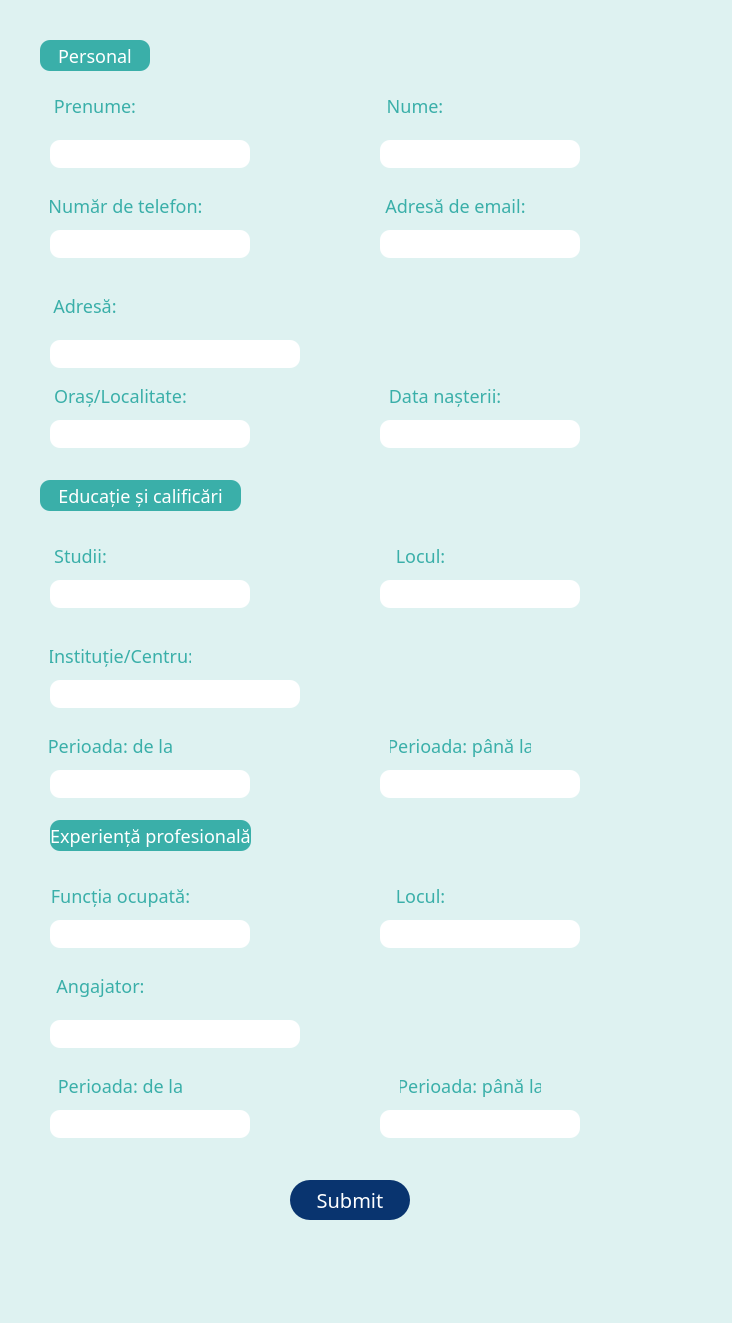
<?xml version="1.0" encoding="UTF-8"?>
<ui version="4.0">
 <class>CV</class>
 <widget class="QDialog" name="CV">
  <property name="geometry">
   <rect>
    <x>0</x>
    <y>0</y>
    <width>732</width>
    <height>1323</height>
   </rect>
  </property>
  <property name="windowTitle">
   <string>Dialog</string>
  </property>
  <property name="styleSheet">
   <string notr="true">background-color: rgb(222, 242, 241);</string>
  </property>
  <widget class="QLabel" name="label_email">
   <property name="geometry">
    <rect>
     <x>40</x>
     <y>40</y>
     <width>110</width>
     <height>31</height>
    </rect>
   </property>
   <property name="font">
    <font>
     <pointsize>-1</pointsize>
     <italic>false</italic>
     <bold>false</bold>
     <underline>false</underline>
     <strikeout>false</strikeout>
     <kerning>true</kerning>
    </font>
   </property>
   <property name="styleSheet">
    <string notr="true">background-color: rgb(58, 175, 169);
color: white;
border-radius: 10px;
font: Times New Roman;
font-size: 18px;</string>
   </property>
   <property name="text">
    <string>Personal</string>
   </property>
   <property name="alignment">
    <set>Qt::AlignCenter</set>
   </property>
  </widget>
  <widget class="QLabel" name="label_email_2">
   <property name="geometry">
    <rect>
     <x>40</x>
     <y>90</y>
     <width>110</width>
     <height>31</height>
    </rect>
   </property>
   <property name="font">
    <font>
     <pointsize>-1</pointsize>
     <italic>false</italic>
     <bold>false</bold>
     <underline>false</underline>
     <strikeout>false</strikeout>
     <kerning>true</kerning>
    </font>
   </property>
   <property name="styleSheet">
    <string notr="true">color: rgb(58, 175, 169);
border-radius: 10px;
font: Times New Roman;
font-size: 18px;</string>
   </property>
   <property name="text">
    <string>Prenume:</string>
   </property>
   <property name="alignment">
    <set>Qt::AlignCenter</set>
   </property>
  </widget>
  <widget class="QLabel" name="label_email_3">
   <property name="geometry">
    <rect>
     <x>360</x>
     <y>90</y>
     <width>110</width>
     <height>31</height>
    </rect>
   </property>
   <property name="font">
    <font>
     <pointsize>-1</pointsize>
     <italic>false</italic>
     <bold>false</bold>
     <underline>false</underline>
     <strikeout>false</strikeout>
     <kerning>true</kerning>
    </font>
   </property>
   <property name="styleSheet">
    <string notr="true">color: rgb(58, 175, 169);
border-radius: 10px;
font: Times New Roman;
font-size: 18px;</string>
   </property>
   <property name="text">
    <string>Nume:</string>
   </property>
   <property name="alignment">
    <set>Qt::AlignCenter</set>
   </property>
  </widget>
  <widget class="QLabel" name="label_email_4">
   <property name="geometry">
    <rect>
     <x>40</x>
     <y>190</y>
     <width>171</width>
     <height>31</height>
    </rect>
   </property>
   <property name="font">
    <font>
     <pointsize>-1</pointsize>
     <italic>false</italic>
     <bold>false</bold>
     <underline>false</underline>
     <strikeout>false</strikeout>
     <kerning>true</kerning>
    </font>
   </property>
   <property name="styleSheet">
    <string notr="true">color: rgb(58, 175, 169);
border-radius: 10px;
font: Times New Roman;
font-size: 18px;</string>
   </property>
   <property name="text">
    <string>Număr de telefon:</string>
   </property>
   <property name="alignment">
    <set>Qt::AlignCenter</set>
   </property>
  </widget>
  <widget class="QLabel" name="label_email_5">
   <property name="geometry">
    <rect>
     <x>380</x>
     <y>190</y>
     <width>151</width>
     <height>31</height>
    </rect>
   </property>
   <property name="font">
    <font>
     <pointsize>-1</pointsize>
     <italic>false</italic>
     <bold>false</bold>
     <underline>false</underline>
     <strikeout>false</strikeout>
     <kerning>true</kerning>
    </font>
   </property>
   <property name="styleSheet">
    <string notr="true">color: rgb(58, 175, 169);
border-radius: 10px;
font: Times New Roman;
font-size: 18px;</string>
   </property>
   <property name="text">
    <string>Adresă de email:</string>
   </property>
   <property name="alignment">
    <set>Qt::AlignCenter</set>
   </property>
  </widget>
  <widget class="QLabel" name="label_email_6">
   <property name="geometry">
    <rect>
     <x>30</x>
     <y>290</y>
     <width>110</width>
     <height>31</height>
    </rect>
   </property>
   <property name="font">
    <font>
     <pointsize>-1</pointsize>
     <italic>false</italic>
     <bold>false</bold>
     <underline>false</underline>
     <strikeout>false</strikeout>
     <kerning>true</kerning>
    </font>
   </property>
   <property name="styleSheet">
    <string notr="true">color: rgb(58, 175, 169);
border-radius: 10px;
font: Times New Roman;
font-size: 18px;</string>
   </property>
   <property name="text">
    <string>Adresă:</string>
   </property>
   <property name="alignment">
    <set>Qt::AlignCenter</set>
   </property>
  </widget>
  <widget class="QLabel" name="label_email_7">
   <property name="geometry">
    <rect>
     <x>50</x>
     <y>380</y>
     <width>141</width>
     <height>31</height>
    </rect>
   </property>
   <property name="font">
    <font>
     <pointsize>-1</pointsize>
     <italic>false</italic>
     <bold>false</bold>
     <underline>false</underline>
     <strikeout>false</strikeout>
     <kerning>true</kerning>
    </font>
   </property>
   <property name="styleSheet">
    <string notr="true">color: rgb(58, 175, 169);
border-radius: 10px;
font: Times New Roman;
font-size: 18px;</string>
   </property>
   <property name="text">
    <string>Oraș/Localitate:</string>
   </property>
   <property name="alignment">
    <set>Qt::AlignCenter</set>
   </property>
  </widget>
  <widget class="QLabel" name="label_email_8">
   <property name="geometry">
    <rect>
     <x>390</x>
     <y>380</y>
     <width>110</width>
     <height>31</height>
    </rect>
   </property>
   <property name="font">
    <font>
     <pointsize>-1</pointsize>
     <italic>false</italic>
     <bold>false</bold>
     <underline>false</underline>
     <strikeout>false</strikeout>
     <kerning>true</kerning>
    </font>
   </property>
   <property name="styleSheet">
    <string notr="true">color: rgb(58, 175, 169);
border-radius: 10px;
font: Times New Roman;
font-size: 18px;</string>
   </property>
   <property name="text">
    <string>Data nașterii:</string>
   </property>
   <property name="alignment">
    <set>Qt::AlignCenter</set>
   </property>
  </widget>
  <widget class="QLabel" name="label_email_9">
   <property name="geometry">
    <rect>
     <x>40</x>
     <y>480</y>
     <width>201</width>
     <height>31</height>
    </rect>
   </property>
   <property name="font">
    <font>
     <pointsize>-1</pointsize>
     <italic>false</italic>
     <bold>false</bold>
     <underline>false</underline>
     <strikeout>false</strikeout>
     <kerning>true</kerning>
    </font>
   </property>
   <property name="styleSheet">
    <string notr="true">background-color: rgb(58, 175, 169);
color: white;
border-radius: 10px;
font: Times New Roman;
font-size: 18px;</string>
   </property>
   <property name="text">
    <string>Educație și calificări</string>
   </property>
   <property name="alignment">
    <set>Qt::AlignCenter</set>
   </property>
  </widget>
  <widget class="QLabel" name="label_email_10">
   <property name="geometry">
    <rect>
     <x>10</x>
     <y>540</y>
     <width>141</width>
     <height>31</height>
    </rect>
   </property>
   <property name="font">
    <font>
     <pointsize>-1</pointsize>
     <italic>false</italic>
     <bold>false</bold>
     <underline>false</underline>
     <strikeout>false</strikeout>
     <kerning>true</kerning>
    </font>
   </property>
   <property name="styleSheet">
    <string notr="true">color: rgb(58, 175, 169);
border-radius: 10px;
font: Times New Roman;
font-size: 18px;</string>
   </property>
   <property name="text">
    <string>Studii:</string>
   </property>
   <property name="alignment">
    <set>Qt::AlignCenter</set>
   </property>
  </widget>
  <widget class="QLabel" name="label_email_11">
   <property name="geometry">
    <rect>
     <x>350</x>
     <y>540</y>
     <width>141</width>
     <height>31</height>
    </rect>
   </property>
   <property name="font">
    <font>
     <pointsize>-1</pointsize>
     <italic>false</italic>
     <bold>false</bold>
     <underline>false</underline>
     <strikeout>false</strikeout>
     <kerning>true</kerning>
    </font>
   </property>
   <property name="styleSheet">
    <string notr="true">color: rgb(58, 175, 169);
border-radius: 10px;
font: Times New Roman;
font-size: 18px;</string>
   </property>
   <property name="text">
    <string>Locul:</string>
   </property>
   <property name="alignment">
    <set>Qt::AlignCenter</set>
   </property>
  </widget>
  <widget class="QLabel" name="label_email_12">
   <property name="geometry">
    <rect>
     <x>50</x>
     <y>640</y>
     <width>141</width>
     <height>31</height>
    </rect>
   </property>
   <property name="font">
    <font>
     <pointsize>-1</pointsize>
     <italic>false</italic>
     <bold>false</bold>
     <underline>false</underline>
     <strikeout>false</strikeout>
     <kerning>true</kerning>
    </font>
   </property>
   <property name="styleSheet">
    <string notr="true">color: rgb(58, 175, 169);
border-radius: 10px;
font: Times New Roman;
font-size: 18px;</string>
   </property>
   <property name="text">
    <string>Instituție/Centru:</string>
   </property>
   <property name="alignment">
    <set>Qt::AlignCenter</set>
   </property>
  </widget>
  <widget class="QLabel" name="label_email_13">
   <property name="geometry">
    <rect>
     <x>40</x>
     <y>730</y>
     <width>141</width>
     <height>31</height>
    </rect>
   </property>
   <property name="font">
    <font>
     <pointsize>-1</pointsize>
     <italic>false</italic>
     <bold>false</bold>
     <underline>false</underline>
     <strikeout>false</strikeout>
     <kerning>true</kerning>
    </font>
   </property>
   <property name="styleSheet">
    <string notr="true">color: rgb(58, 175, 169);
border-radius: 10px;
font: Times New Roman;
font-size: 18px;</string>
   </property>
   <property name="text">
    <string>Perioada: de la</string>
   </property>
   <property name="alignment">
    <set>Qt::AlignCenter</set>
   </property>
  </widget>
  <widget class="QLabel" name="label_email_14">
   <property name="geometry">
    <rect>
     <x>390</x>
     <y>730</y>
     <width>141</width>
     <height>31</height>
    </rect>
   </property>
   <property name="font">
    <font>
     <pointsize>-1</pointsize>
     <italic>false</italic>
     <bold>false</bold>
     <underline>false</underline>
     <strikeout>false</strikeout>
     <kerning>true</kerning>
    </font>
   </property>
   <property name="styleSheet">
    <string notr="true">color: rgb(58, 175, 169);
border-radius: 10px;
font: Times New Roman;
font-size: 18px;</string>
   </property>
   <property name="text">
    <string>Perioada: până la</string>
   </property>
   <property name="alignment">
    <set>Qt::AlignCenter</set>
   </property>
  </widget>
  <widget class="QLabel" name="label_email_15">
   <property name="geometry">
    <rect>
     <x>50</x>
     <y>820</y>
     <width>201</width>
     <height>31</height>
    </rect>
   </property>
   <property name="font">
    <font>
     <pointsize>-1</pointsize>
     <italic>false</italic>
     <bold>false</bold>
     <underline>false</underline>
     <strikeout>false</strikeout>
     <kerning>true</kerning>
    </font>
   </property>
   <property name="styleSheet">
    <string notr="true">background-color: rgb(58, 175, 169);
color: white;
border-radius: 10px;
font: Times New Roman;
font-size: 18px;</string>
   </property>
   <property name="text">
    <string>Experiență profesională</string>
   </property>
   <property name="alignment">
    <set>Qt::AlignCenter</set>
   </property>
  </widget>
  <widget class="QLabel" name="label_email_16">
   <property name="geometry">
    <rect>
     <x>50</x>
     <y>880</y>
     <width>141</width>
     <height>31</height>
    </rect>
   </property>
   <property name="font">
    <font>
     <pointsize>-1</pointsize>
     <italic>false</italic>
     <bold>false</bold>
     <underline>false</underline>
     <strikeout>false</strikeout>
     <kerning>true</kerning>
    </font>
   </property>
   <property name="styleSheet">
    <string notr="true">color: rgb(58, 175, 169);
border-radius: 10px;
font: Times New Roman;
font-size: 18px;</string>
   </property>
   <property name="text">
    <string>Funcția ocupată:</string>
   </property>
   <property name="alignment">
    <set>Qt::AlignCenter</set>
   </property>
  </widget>
  <widget class="QLabel" name="label_email_17">
   <property name="geometry">
    <rect>
     <x>350</x>
     <y>880</y>
     <width>141</width>
     <height>31</height>
    </rect>
   </property>
   <property name="font">
    <font>
     <pointsize>-1</pointsize>
     <italic>false</italic>
     <bold>false</bold>
     <underline>false</underline>
     <strikeout>false</strikeout>
     <kerning>true</kerning>
    </font>
   </property>
   <property name="styleSheet">
    <string notr="true">color: rgb(58, 175, 169);
border-radius: 10px;
font: Times New Roman;
font-size: 18px;</string>
   </property>
   <property name="text">
    <string>Locul:</string>
   </property>
   <property name="alignment">
    <set>Qt::AlignCenter</set>
   </property>
  </widget>
  <widget class="QLabel" name="label_email_18">
   <property name="geometry">
    <rect>
     <x>30</x>
     <y>970</y>
     <width>141</width>
     <height>31</height>
    </rect>
   </property>
   <property name="font">
    <font>
     <pointsize>-1</pointsize>
     <italic>false</italic>
     <bold>false</bold>
     <underline>false</underline>
     <strikeout>false</strikeout>
     <kerning>true</kerning>
    </font>
   </property>
   <property name="styleSheet">
    <string notr="true">color: rgb(58, 175, 169);
border-radius: 10px;
font: Times New Roman;
font-size: 18px;</string>
   </property>
   <property name="text">
    <string>Angajator:</string>
   </property>
   <property name="alignment">
    <set>Qt::AlignCenter</set>
   </property>
  </widget>
  <widget class="QLabel" name="label_email_19">
   <property name="geometry">
    <rect>
     <x>400</x>
     <y>1070</y>
     <width>141</width>
     <height>31</height>
    </rect>
   </property>
   <property name="font">
    <font>
     <pointsize>-1</pointsize>
     <italic>false</italic>
     <bold>false</bold>
     <underline>false</underline>
     <strikeout>false</strikeout>
     <kerning>true</kerning>
    </font>
   </property>
   <property name="styleSheet">
    <string notr="true">color: rgb(58, 175, 169);
border-radius: 10px;
font: Times New Roman;
font-size: 18px;</string>
   </property>
   <property name="text">
    <string>Perioada: până la</string>
   </property>
   <property name="alignment">
    <set>Qt::AlignCenter</set>
   </property>
  </widget>
  <widget class="QLabel" name="label_email_20">
   <property name="geometry">
    <rect>
     <x>50</x>
     <y>1070</y>
     <width>141</width>
     <height>31</height>
    </rect>
   </property>
   <property name="font">
    <font>
     <pointsize>-1</pointsize>
     <italic>false</italic>
     <bold>false</bold>
     <underline>false</underline>
     <strikeout>false</strikeout>
     <kerning>true</kerning>
    </font>
   </property>
   <property name="styleSheet">
    <string notr="true">color: rgb(58, 175, 169);
border-radius: 10px;
font: Times New Roman;
font-size: 18px;</string>
   </property>
   <property name="text">
    <string>Perioada: de la</string>
   </property>
   <property name="alignment">
    <set>Qt::AlignCenter</set>
   </property>
  </widget>
  <widget class="QLineEdit" name="lineEdit_email">
   <property name="geometry">
    <rect>
     <x>50</x>
     <y>140</y>
     <width>200</width>
     <height>28</height>
    </rect>
   </property>
   <property name="styleSheet">
    <string notr="true">background-color: white;
border-radius: 10px;</string>
   </property>
  </widget>
  <widget class="QLineEdit" name="lineEdit_email_2">
   <property name="geometry">
    <rect>
     <x>380</x>
     <y>140</y>
     <width>200</width>
     <height>28</height>
    </rect>
   </property>
   <property name="styleSheet">
    <string notr="true">background-color: white;
border-radius: 10px;</string>
   </property>
  </widget>
  <widget class="QLineEdit" name="lineEdit_email_3">
   <property name="geometry">
    <rect>
     <x>50</x>
     <y>230</y>
     <width>200</width>
     <height>28</height>
    </rect>
   </property>
   <property name="styleSheet">
    <string notr="true">background-color: white;
border-radius: 10px;</string>
   </property>
  </widget>
  <widget class="QLineEdit" name="lineEdit_email_4">
   <property name="geometry">
    <rect>
     <x>380</x>
     <y>230</y>
     <width>200</width>
     <height>28</height>
    </rect>
   </property>
   <property name="styleSheet">
    <string notr="true">background-color: white;
border-radius: 10px;</string>
   </property>
  </widget>
  <widget class="QLineEdit" name="lineEdit_email_5">
   <property name="geometry">
    <rect>
     <x>50</x>
     <y>420</y>
     <width>200</width>
     <height>28</height>
    </rect>
   </property>
   <property name="styleSheet">
    <string notr="true">background-color: white;
border-radius: 10px;</string>
   </property>
  </widget>
  <widget class="QLineEdit" name="lineEdit_email_6">
   <property name="geometry">
    <rect>
     <x>380</x>
     <y>420</y>
     <width>200</width>
     <height>28</height>
    </rect>
   </property>
   <property name="styleSheet">
    <string notr="true">background-color: white;
border-radius: 10px;</string>
   </property>
  </widget>
  <widget class="QLineEdit" name="lineEdit_email_7">
   <property name="geometry">
    <rect>
     <x>50</x>
     <y>580</y>
     <width>200</width>
     <height>28</height>
    </rect>
   </property>
   <property name="styleSheet">
    <string notr="true">background-color: white;
border-radius: 10px;</string>
   </property>
  </widget>
  <widget class="QLineEdit" name="lineEdit_email_8">
   <property name="geometry">
    <rect>
     <x>380</x>
     <y>580</y>
     <width>200</width>
     <height>28</height>
    </rect>
   </property>
   <property name="styleSheet">
    <string notr="true">background-color: white;
border-radius: 10px;</string>
   </property>
  </widget>
  <widget class="QLineEdit" name="lineEdit_email_9">
   <property name="geometry">
    <rect>
     <x>50</x>
     <y>770</y>
     <width>200</width>
     <height>28</height>
    </rect>
   </property>
   <property name="styleSheet">
    <string notr="true">background-color: white;
border-radius: 10px;</string>
   </property>
  </widget>
  <widget class="QLineEdit" name="lineEdit_email_10">
   <property name="geometry">
    <rect>
     <x>380</x>
     <y>770</y>
     <width>200</width>
     <height>28</height>
    </rect>
   </property>
   <property name="styleSheet">
    <string notr="true">background-color: white;
border-radius: 10px;</string>
   </property>
  </widget>
  <widget class="QLineEdit" name="lineEdit_email_11">
   <property name="geometry">
    <rect>
     <x>50</x>
     <y>920</y>
     <width>200</width>
     <height>28</height>
    </rect>
   </property>
   <property name="styleSheet">
    <string notr="true">background-color: white;
border-radius: 10px;</string>
   </property>
  </widget>
  <widget class="QLineEdit" name="lineEdit_email_12">
   <property name="geometry">
    <rect>
     <x>380</x>
     <y>920</y>
     <width>200</width>
     <height>28</height>
    </rect>
   </property>
   <property name="styleSheet">
    <string notr="true">background-color: white;
border-radius: 10px;</string>
   </property>
  </widget>
  <widget class="QLineEdit" name="lineEdit_email_13">
   <property name="geometry">
    <rect>
     <x>50</x>
     <y>1110</y>
     <width>200</width>
     <height>28</height>
    </rect>
   </property>
   <property name="styleSheet">
    <string notr="true">background-color: white;
border-radius: 10px;</string>
   </property>
  </widget>
  <widget class="QLineEdit" name="lineEdit_email_14">
   <property name="geometry">
    <rect>
     <x>380</x>
     <y>1110</y>
     <width>200</width>
     <height>28</height>
    </rect>
   </property>
   <property name="styleSheet">
    <string notr="true">background-color: white;
border-radius: 10px;</string>
   </property>
  </widget>
  <widget class="QLineEdit" name="lineEdit_email_15">
   <property name="geometry">
    <rect>
     <x>50</x>
     <y>1020</y>
     <width>250</width>
     <height>28</height>
    </rect>
   </property>
   <property name="styleSheet">
    <string notr="true">background-color: white;
border-radius: 10px;</string>
   </property>
  </widget>
  <widget class="QLineEdit" name="lineEdit_email_16">
   <property name="geometry">
    <rect>
     <x>50</x>
     <y>680</y>
     <width>250</width>
     <height>28</height>
    </rect>
   </property>
   <property name="styleSheet">
    <string notr="true">background-color: white;
border-radius: 10px;</string>
   </property>
  </widget>
  <widget class="QLineEdit" name="lineEdit_email_17">
   <property name="geometry">
    <rect>
     <x>50</x>
     <y>340</y>
     <width>250</width>
     <height>28</height>
    </rect>
   </property>
   <property name="styleSheet">
    <string notr="true">background-color: white;
border-radius: 10px;</string>
   </property>
  </widget>
  <widget class="QLabel" name="label">
   <property name="geometry">
    <rect>
     <x>280</x>
     <y>1230</y>
     <width>141</width>
     <height>71</height>
    </rect>
   </property>
   <property name="text">
    <string/>
   </property>
   <property name="pixmap">
    <pixmap>../PROIECT/logo_mic.png</pixmap>
   </property>
  </widget>
  <widget class="QPushButton" name="pushButton_5">
   <property name="geometry">
    <rect>
     <x>290</x>
     <y>1180</y>
     <width>120</width>
     <height>40</height>
    </rect>
   </property>
   <property name="font">
    <font>
     <pointsize>-1</pointsize>
     <italic>false</italic>
     <bold>false</bold>
    </font>
   </property>
   <property name="cursor">
    <cursorShape>PointingHandCursor</cursorShape>
   </property>
   <property name="styleSheet">
    <string notr="true">background-color: rgb(9, 52, 111);
color: white;
font-size: 20px;
border-style: outset;
border-radius: 20px;
font: Times New Roman;</string>
   </property>
   <property name="text">
    <string>Submit</string>
   </property>
  </widget>
 </widget>
 <resources/>
 <connections/>
</ui>
